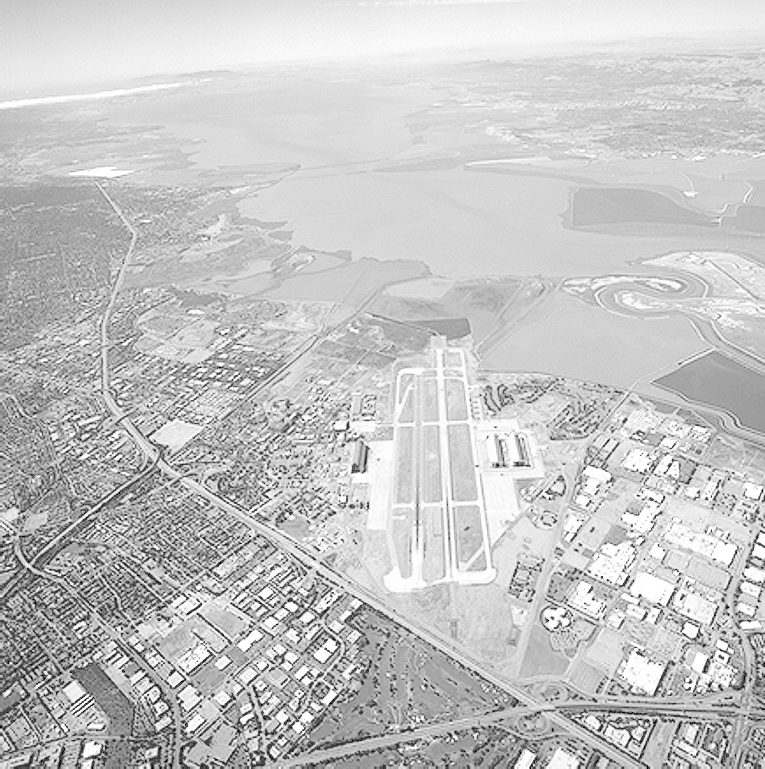
#> input picture Assignment 1/runway.png, 765 x 769 px, found by its file name
$ jupyter execute Question3.ipynb
#> lines starting #> are read from the running program, lines starting #| are printed output that depends on the picture
#> further down, img is the input picture: shape (769, 765); min 0, max 255, mean 197.1
[cell 1]
import cv2 as cv
import numpy as np
import matplotlib.pyplot as plt


# Custom Function
def custom_hist_equalization(img):
    # 1. Compute Histogram manually
    histogram = np.zeros(256 , dtype=int)
    rows , cols = img.shape
#> rows = 769; cols = 765
    total_pixels = rows * cols
#> total_pixels = 588285

    flat_img = img.flatten()
    for pixel_value in flat_img:
        histogram[pixel_value] += 1
#> this loop made 588285 passes
#> pixel_value on passes 1 to 3: 199, 199, 199
#> after the loop, histogram = 256 values, max 15137 at index 213, min 0 at index 1, mean 2298

    #  Compute CDF
    cdf = np.zeros(256 , dtype=float)
    cdf[0] = histogram[0]
    for i in range(1 , 256):
        cdf[i] = cdf[i - 1] + histogram[i]
#> after the loop, cdf = 256 values from 875 to 588285


    cdf_min = cdf[np.nonzero(cdf)][0]  # Find first non-zero value
#> cdf_min = 875
    lut = np.zeros(256 , dtype="uint8")

    for i in range(256):
        if cdf[i] > 0:
            value = round(((cdf[i] - cdf_min) / (total_pixels - cdf_min)) * 255)
            lut[i] = max(0 , min(255 , value))
        else:
            lut[i] = 0
#> this loop made 256 passes
#> value on passes 1 to 12: 0, 0, 0, 0, 0, 0, 0, 0, 0, 0, 0, 0
#> after the loop, lut = 256 values from 0 to 255


    equalized_img = cv.LUT(img , lut)
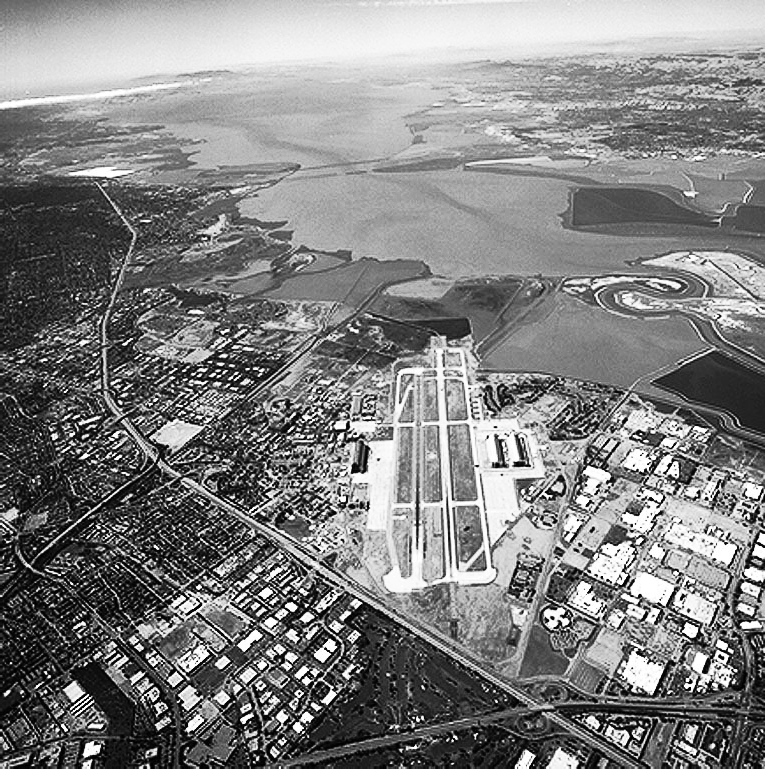
#> equalized_img: shape (769, 765); min 0, max 255, mean 128.7
    return equalized_img , lut


file_path = r"d:\computer_Vision_Inclass_11_26\runway.png"
img = cv.imread(file_path , cv.IMREAD_GRAYSCALE)

if img is None:
    print(" ERROR: Image not found.")
else:
    print(" Image loaded. Applying Custom Histogram Equalization...")
    img_eq , lut = custom_hist_equalization(img)
#> lut = 256 values from 0 to 255

    plt.figure(figsize=(12 , 8))

    #  Original Image
    plt.subplot(2 , 2 , 1)
    plt.imshow(img , cmap='gray' , vmin=0 , vmax=255)
    plt.title('Original Image')
    plt.axis('off')

    #  Equalized Image
    plt.subplot(2 , 2 , 2)
    plt.imshow(img_eq , cmap='gray' , vmin=0 , vmax=255)
    plt.title('Equalized Image (Custom Function)')
    plt.axis('off')

    #  Original Histogram
    plt.subplot(2 , 2 , 3)
    plt.hist(img.flatten() , bins=256 , range=[0 , 256] , color='black' , alpha=0.7)
    plt.title('Original Histogram')
    plt.xlabel('Pixel Intensity')
    plt.ylabel('Frequency')
    plt.xlim([0 , 256])
    plt.grid(True , alpha=0.3)

    #  Equalized Histogram
    plt.subplot(2 , 2 , 4)
    plt.hist(img_eq.flatten() , bins=256 , range=[0 , 256] , color='blue' , alpha=0.7)
    plt.title('Equalized Histogram')
    plt.xlabel('Pixel Intensity')
    plt.xlim([0 , 256])
    plt.grid(True , alpha=0.3)

    plt.tight_layout()
    plt.show()
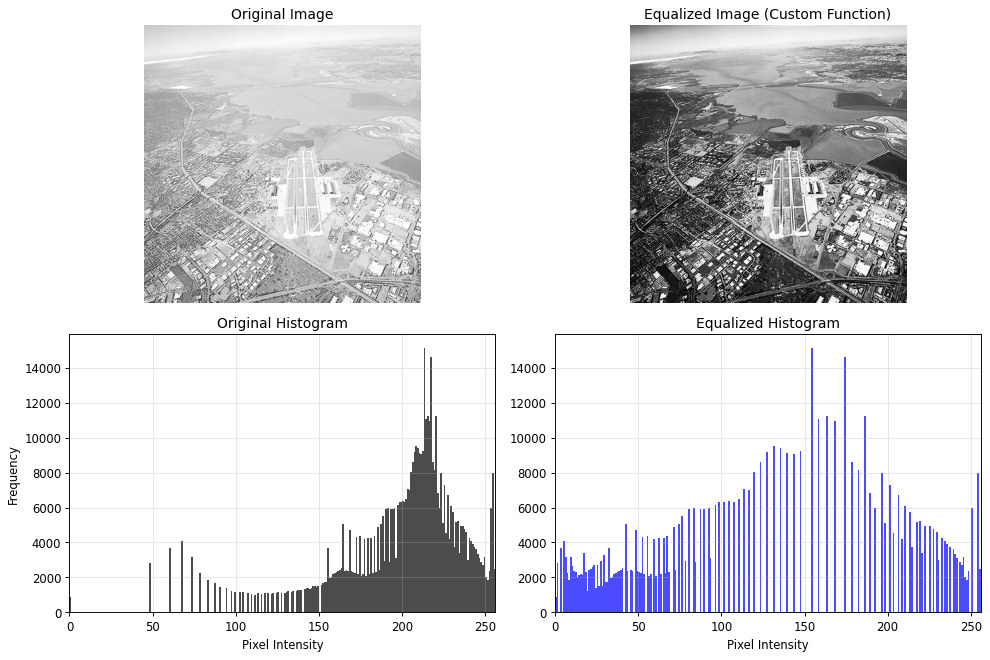
#> figure drawn by matplotlib, 4 panels; panel 3: tallest bar 15137 high, from x = 213 to 214; panel 4: tallest bar 15137 high, from x = 154 to 155
